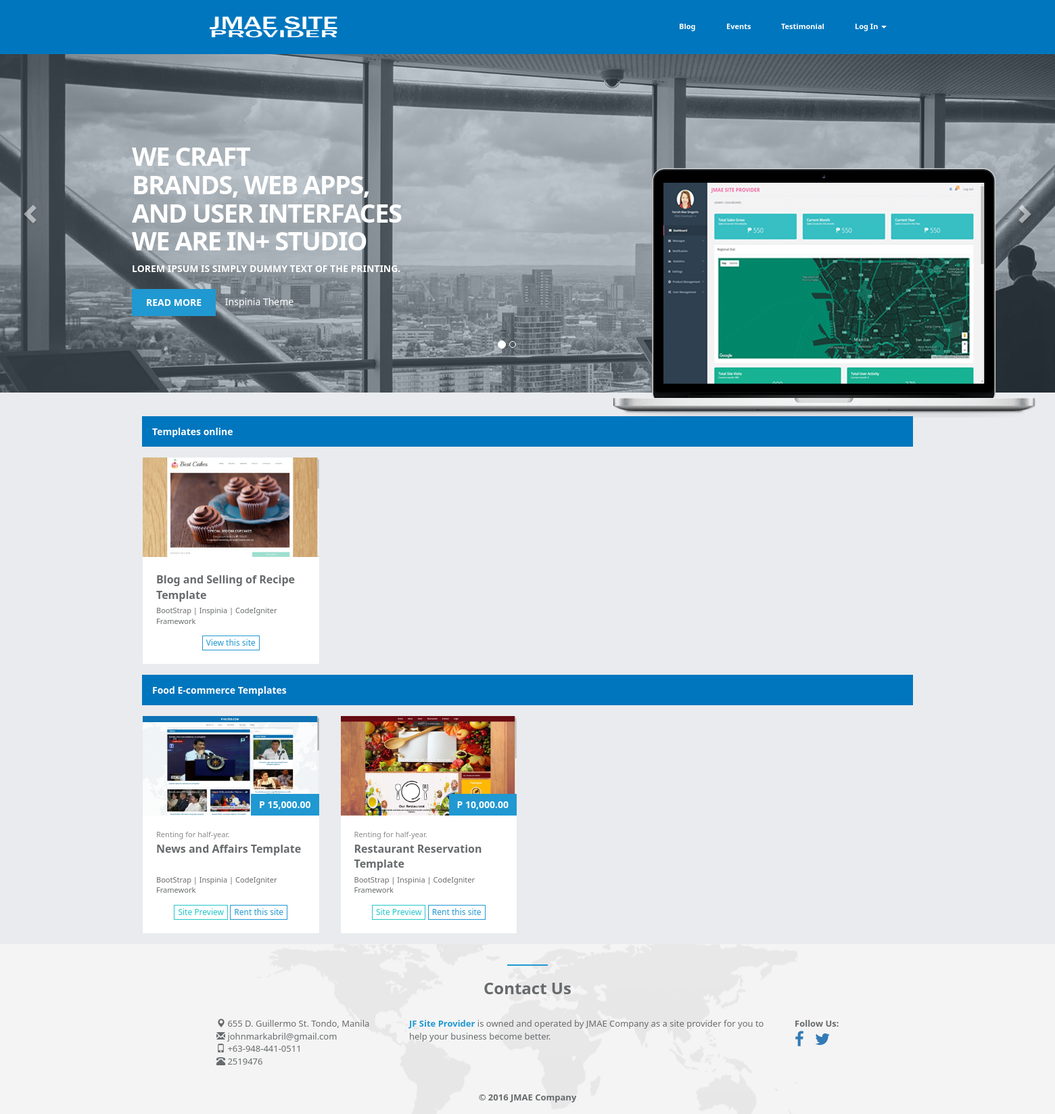
Before: / with the older database file.
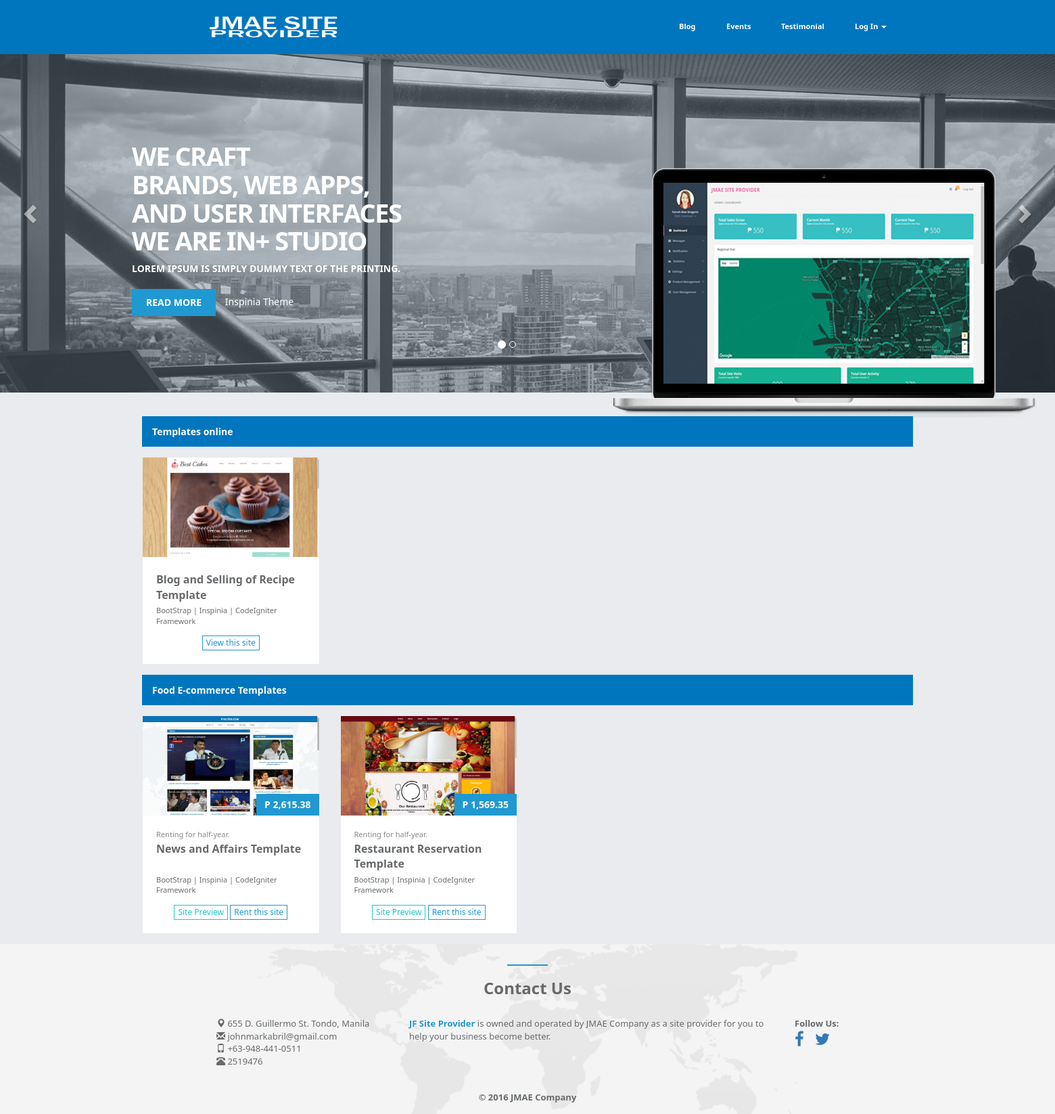
After: the same page with the newer database file.
### tables this page shows
CREATE TABLE `templates` (
  `NO` int(11) NOT NULL,
  `TEMPLATENAME` varchar(500) NOT NULL,
  `TEMPLATECATEGORY` varchar(500) NOT NULL,
  `DESCRIPTION` varchar(5000) NOT NULL,
  `LIBRARYUSE` varchar(500) NOT NULL,
  `PRICE` double(8,2) NOT NULL,
  `CURRENTOWNER` varchar(1000) NOT NULL,
  `DATEUPLOADED` varchar(100) NOT NULL,
  `IMAGEURL` varchar(500) NOT NULL,
  `SITEURL` varchar(500) NOT NULL,
  `DELETION` int(11) NOT NULL,
  `AVAILABILITY` int(11) NOT NULL
);

### application/views/user/homecontent.php (called while the page is built)
<?php
	$this->load->view('user/homewebsiteonline');
	$this->load->view('user/homewebsiteavailable');
?>

### application/controllers/Template.php (called while the page is built, shortened)
<?php
class Template extends CI_Controller {
	public function __construct()
    {
        $this->curpage = "Home";
        $this->load->model('Templates_model');
    }
	public function index()
	{
		if ( $this->session->userdata('account_type') == "User" || $this->session->userdata('account_type') == "" ) {
			$details = array (
				'get_all_available_templates'		=>	$this->Templates_model->get_all_available_templates(),
				'get_all_rented_templates'			=>	$this->Templates_model->get_all_rented_templates()
			);
			$data['content']	=	$this->load->view('user/homecontent', $details, TRUE);
			$data['curpage']	= 	$this->curpage;
			$this->load->view('template', $data);
		} else {
			redirect('/admin');
		}
	}
}

### index.php (called while the page is built, shortened)
<?php
require_once BASEPATH.'core/CodeIgniter.php';

### application/models/Templates_model.php (called while the page is built, shortened)
<?php
class Templates_model extends CI_Model
{
	public $table			=	"templates";
	public $dbno			=	"NO";
	public $deletion		= 	"DELETION";
	public $availability	=	"AVAILABILITY";
	public function get_all_available_templates()
	{
		$row = $this->db->where($this->deletion, "0")
						->where($this->availability, "1")
						->order_by($this->dbno, "ASC")
						->get($this->table);
		return $row->result();
	}
	public function get_all_rented_templates()
	{
		$row = $this->db->where($this->deletion, "0")
						->where($this->availability, "0")
						->order_by($this->dbno, "ASC")
						->get($this->table);
		return $row->result();
	}
}

### application/views/user/homewebsiteavailable.php (the view)
<div class="padding-top">
    <div class="ibox-content padding-all no-border full-width" style="background-color: #0076BE;">
        <h4 class="no-margin" style="color: #FFFFFF;">Food E-commerce Templates</h4>
    </div>
</div>
<div class="row">
    <?php
        if ( !empty($get_all_available_templates) ) {
            foreach ( $get_all_available_templates as $gaat ) :
    ?>
                <div class="col-md-3 padding-top">
                    <div class="ibox-content product-box">
                        <div>
                            <img src="<?php echo base_url(); ?>public/img/template/<?php echo $gaat->IMAGEURL; ?>" class="img-responsive" />
                        </div>
                        <div class="product-desc">
                            <span class="product-price">
                                P <?php echo number_format($gaat->PRICE, 2, '.', ','); ?>
                            </span>
                            <small class="text-muted">Renting for half-year.</small>
                            <a href="#" class="product-name" style="height:44px"> <?php echo $gaat->TEMPLATENAME; ?></a>
                            <div class="small m-t-xs" style="height: 30px">
                                <?php echo $gaat->LIBRARYUSE; ?>
                            </div>
                            <div class="m-t text-righ text-center">
                                <a href="<?php echo $gaat->SITEURL; ?>" class="btn btn-xs btn-outline btn-info">Site Preview</i> </a>
                                <span><a href="#" class="btn btn-xs btn-outline btn-primary">Rent this site</i> </a> </span>
                            </div>
                        </div>
                    </div>
                </div>
    <?php
            endforeach;
        }
    ?>
</div>

### application/views/user/homewebsiteonline.php
<div class="padding-top">
    <div class="ibox-content padding-all no-border full-width" style="background-color: #0076BE;">
        <h4 class="no-margin" style="color: #FFFFFF;">Templates online</h4>
    </div>
</div>
<div class="row">
    <?php
        if ( !empty($get_all_rented_templates) ) {
            foreach ( $get_all_rented_templates as $gart ) :
    ?>
                <div class="col-md-3 padding-top">
                    <div class="ibox-content product-box">
                        <div>
                            <img src="<?php echo base_url(); ?>public/img/template/<?php echo $gart->IMAGEURL; ?>" class="img-responsive" />
                        </div>
                        <div class="product-desc">
                            <a href="#" class="product-name" style="height:44px">
                            <?php echo $gart->TEMPLATENAME; ?>
                            </a>
                            <div class="small m-t-xs" style="height: 30px">
                                <?php echo $gart->LIBRARYUSE; ?>
                            </div>
                            <div class="m-t text-righ text-center">
                                <a href="#" class="btn btn-xs btn-outline btn-primary">View this site</i> </a>
                            </div>
                        </div>
                    </div>
                </div>
    <?php
            endforeach;
        }
    ?>
</div>

### application/views/template.php (shortened to what this page needs)
<html>
	<head>
		<?php $this->load->view('common/css_files_includes'); ?>
	</head>
	<body>
		<?php
			$this->load->view('common/navtop');
			$this->load->view('common/coverimage');
		?>
		<div class="container margin-top-fifty">
			<?php
				switch ($curpage) {
			    	case 'Home':
			    		echo $content;
			    		break;
				}
			?>
		</div>
		<?php $this->load->view('common/footer_user'); ?>
	</body>
</html>

### application/views/common/css_files_includes.php (shortened to what this page needs)
<link rel="stylesheet" href="<?php echo base_url();?>public/css/bootstrap.min.css"/>
<link rel="stylesheet" href="<?php echo base_url();?>public/css/plugins/toastr/toastr.min.css">
<link rel="stylesheet" href="<?php echo base_url();?>public/css/plugins/hovereffects/hover.css">
<link rel="stylesheet" href="<?php echo base_url();?>public/css/plugins/dropzone/basic.css">
<link rel="stylesheet" href="<?php echo base_url();?>public/css/plugins/dropzone/dropzone.css">
<link rel="stylesheet" href="<?php echo base_url();?>public/css/plugins/iCheck/custom.css">
<link rel="stylesheet" href="<?php echo base_url();?>public/css/plugins/cropper/cropper.min.css">
<link rel="stylesheet" href="<?php echo base_url();?>public/css/plugins/steps/jquery.steps.css">
<link rel="stylesheet" href="<?php echo base_url();?>public/css/plugins/chosen/chosen.css">
<link rel="stylesheet" href="<?php echo base_url();?>public/css/plugins/iCheck/custom.css">
<link rel="stylesheet" href="<?php echo base_url();?>public/css/plugins/multipleimage/ninja-slider.css">
<link rel="stylesheet" href="<?php echo base_url();?>public/css/plugins/multipleimage/thumbnail-slider.css">
<link rel="stylesheet" href="<?php echo base_url();?>public/css/plugins/owncarousel/owl.carousel.min.css">
<link rel="stylesheet" href="<?php echo base_url();?>public/css/plugins/owncarousel/owl.theme.min.css">
<link rel="stylesheet" href="<?php echo base_url();?>public/css/animate.css">
<link rel="stylesheet" href="<?php echo base_url();?>public/font-awesome/css/font-awesome.css">
<link rel="stylesheet" href="<?php echo base_url();?>public/css/style.css">
<link rel="stylesheet" href="<?php echo base_url();?>public/css/styles.css">

### application/views/common/navtop.php (shortened to what this page needs)
<nav class="nav2 navbar navbar-default no-margin no-border-radius padding-all" style="background-color: #0076BE;font-size: 11px;">
    <div class="container-fluid">
        <div class="col-md-6">
            <div class="text-center">
                <ul class="nav navbar-nav" style="display: inline-block;">
                    <li><a class="no-padding" href="<?php echo base_url();?>">
                    <img class="img-responsive" src="<?php echo base_url(); ?>public/img/logo4.png" style="height: 50px;width:200px; padding: 5px;" /></a></li>
                </ul>
            </div>
        </div>
        <div class="col-md-6">
            <div class="text-center">
                <ul class="nav navbar-nav" style="display: inline-block;">
                    <div class="text-center">
                    <ul class="nav navbar-nav" style="display: inline-block;">
                        <li class="text-center">
                            <a class="hvr-underline-reveal" href="<?php echo base_url();?>blog"><strong>Blog</strong></a>
                        </li>
                        <li class="text-center">
                            <a class="hvr-underline-reveal" class="" href="<?php echo base_url();?>events"><strong>Events</strong></a>
                        </li>
                        <li class="text-center">
                            <a class="hvr-underline-reveal" class="" href="<?php echo base_url();?>testimonial"><strong>Testimonial</strong></a>
                        </li>
                        <?php
                            if( !$this->session->userdata('user_session') ){
                        ?>
                                <li class="dropdown">
                                    <a class="dropdown-toggle hvr-underline-reveal" data-toggle="dropdown">Log In <span class="caret"></span></a>
                                </li>
                        <?php
                            }
                        ?>
                    </ul>
            </div>
        </div>
    </div>
</nav>

### application/views/common/coverimage.php (shortened to what this page needs)
<div class="landing-page">
    <div id="inSlider" class="landing-page carousel carousel-fade" data-ride="carousel">
        <ol class="carousel-indicators">
            <li data-target="#inSlider" data-slide-to="0" class="active"></li>
            <li data-target="#inSlider" data-slide-to="1"></li>
        </ol>
        <div class="carousel-inner" role="listbox">
            <div class="item active">
                <div class="container">
                    <div class="carousel-caption">
                        <h1>We craft<br/>
                            brands, web apps,<br/>
                            and user interfaces<br/>
                            we are IN+ studio</h1>
                        <p>Lorem Ipsum is simply dummy text of the printing.</p>
                        <p>
                            <a class="btn btn-lg btn-primary" href="#" role="button">READ MORE</a>
                            <a class="caption-link" href="#" role="button">Inspinia Theme</a>
                        </p>
                    </div>
                </div>
                <div class="header-back one">
                    <img src="<?php echo base_url();?>public/img/landing/header_one.png" alt="laptop"/>
                </div>
            </div>
        </div>
        <a class="left carousel-control" href="#inSlider" role="button" data-slide="prev">
            <span class="glyphicon glyphicon-chevron-left" aria-hidden="true"></span>
        </a>
        <a class="right carousel-control" href="#inSlider" role="button" data-slide="next">
            <span class="glyphicon glyphicon-chevron-right" aria-hidden="true"></span>
        </a>
    </div>
</div>

### application/views/common/footer_user.php
<div class="landing-page">
    <section id="contact" class="gray-section contact no-margin">
        <div class="container">
            <div class="row m-b-lg">
                <div class="col-lg-12 text-center">
                    <div class="navy-line padding-top"></div>
                    <h2 class="no-margin-bottom text-bold">Contact Us</h2>
                </div>
            </div>
            <div class="row m-b-lg no-margin">
                <div class="col-md-3 col-md-offset-1">
                    <address>
                        <span class="glyphicon glyphicon-map-marker"></span> 655 D. Guillermo St. Tondo, Manila<br/>
                        <span class="glyphicon glyphicon-envelope"></span> johnmarkabril@gmail.com<br/>
                        <span class="glyphicon glyphicon-phone"></span> +63-948-441-0511<br/>
                        <span class="glyphicon glyphicon-phone-alt"></span> 2519476
                    </address>
                </div>
                <div class="col-md-6">
                    <p class="text-color">
                        <strong><span class="navy">JF Site Provider</span></strong> is owned and operated by JMAE Company as a site provider for you to help your business become better.
                    </p>
                </div>
                <div class="col-md-2">
                    <strong>Follow Us: </strong><br/>
                    <h2 class="no-margin"><ul class="list-inline">
                         <li><a href="https://www.facebook.com/jmaesiteprovider/" target="_blank" ><i class="fa fa-facebook"></i></a></li>
                         <li><a href="https://twitter.com/jmaesiteprovide" target="_blank" ><i class="fa fa-twitter"></i></a></li>
                    </ul></h2>
                </div>
            </div>
            <div class="row">
                <div class="col-lg-8 col-lg-offset-2 text-center m-t-lg m-b-lg margin-top-bottom">
                    <strong>&copy; 2016 JMAE Company</strong><br/>
                </div>
            </div>
        </div>
    </section>
</div>

### public/css/styles.css (style rules this page uses)
body { background-color: #E9EBEE; font-family: "Oxygen","Oxygen","Segoe UI","Helvetica Neue",sans-serif; }
.navbar .navbar-nav { display: inline-block; float: none; vertical-align: top; }
.no-margin { margin: 0px; }
.no-margin-bottom { margin-bottom: 0px; }
.margin-top-bottom { margin-top: 15px; margin-bottom: 15px; }
.margin-top-fifty { margin-top: 50px; }
.no-padding { padding: 0px; }
.padding-top { padding-top: 15px; }
.padding-all { padding: 15px; }
.text-bold { font-weight: bolder; }
.text-center { text-align: center; }
.navbar-default .navbar-nav > li > a { color: #FFFFFF; }
.no-border-radius { border-radius:0px; }
.no-border { border: 0px; }
.hvr-underline-reveal { display: inline-block; vertical-align: middle; -webkit-transform: perspective(1px) translateZ(0); transform: perspective(1px) translateZ(0); box-shadow: 0 0 1px transparent; position: relative; overflow: hidden; }
.hvr-underline-reveal:before { content: ""; position: absolute; z-index: -1; left: 0; right: 0; bottom: 0; background: #FFFFFF; height: 4px; -webkit-transform: translateY(4px); transform: translateY(4px); -webkit-transition-property: transform; transition-property: transform; -webkit-transition-duration: 0.2s; transition-duration: 0.2s; -webkit-transition-timing-function: ease-out; transition-timing-function: ease-out; }

Changed rows visible on the page:
changed templates "News and Affairs Template": PRICE "15,000.00" → "2,615.38"
changed templates "Restaurant Reservation Template": PRICE "10,000.00" → "1,569.35"
